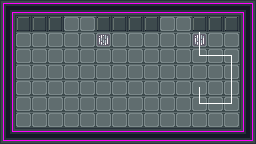

Tiled map render using the project's own tile images. Description and the whole map definition, tile-layer contents included, below:
An orthogonal 16x9 tile map with 16x16 px tiles, 2 tile layers (Art, Circuit 1), 1 hidden layer not drawn, 3 tilesets and 9 objects (2x Exit, 2x DoubleDoor, 2x Lock, Player, Laser, ...).

<map version="1.2" tiledversion="1.3.1" orientation="orthogonal" renderorder="right-down" compressionlevel="0" width="16" height="9" tilewidth="16" tileheight="16" infinite="0" nextlayerid="8" nextobjectid="22">
 <properties>
  <property name="Gates">Apply H on qubit 16.
Apply Translate
on (qucell 16, vec2 (6, 0))
if value (qubit 16).
Apply X on qubit 16
if value (qucell 16) = cell (6, 2).</property>
 </properties>
 <tileset firstgid="1" source="../tilesets/industrial-sprite-sheet-DeadEnd-LMZ.tsx" />
 <tileset firstgid="205" source="../tilesets/sprites.tsx" />
 <tileset firstgid="212" source="../tilesets/wire_tileset.tsx" />
 <layer id="1" name="Art" width="16" height="9">
  <data encoding="csv">
4,6,6,6,6,6,6,6,6,6,6,6,6,6,6,5,
7,30,30,30,21,21,30,30,30,30,21,21,30,30,30,7,
7,21,21,21,21,21,190,21,21,21,21,21,190,21,21,7,
7,21,21,21,21,21,21,21,21,21,21,21,21,21,21,7,
7,21,21,21,21,21,21,21,21,21,21,21,21,21,21,7,
7,21,21,21,21,21,21,21,21,21,21,21,21,21,21,7,
7,21,21,21,21,21,21,21,21,21,21,21,21,21,21,7,
7,21,21,21,21,21,21,21,21,21,21,21,21,21,21,7,
16,6,6,6,6,6,6,6,6,6,6,6,6,6,6,17
</data>
 </layer>
 <layer id="6" name="Circuit 1" width="16" height="9">
  <properties>
   <property name="Controls" value="activeCell (12, 2)" />
  </properties>
  <data encoding="csv">
0,0,0,0,0,0,0,0,0,0,0,0,0,0,0,0,
0,0,0,0,0,0,0,0,0,0,0,0,0,0,0,0,
0,0,0,0,0,0,0,0,0,0,0,0,221,0,0,0,
0,0,0,0,0,0,0,0,0,0,0,0,217,223,213,0,
0,0,0,0,0,0,0,0,0,0,0,0,0,0,221,0,
0,0,0,0,0,0,0,0,0,0,0,0,216,0,221,0,
0,0,0,0,0,0,0,0,0,0,0,0,217,223,218,0,
0,0,0,0,0,0,0,0,0,0,0,0,0,0,0,0,
0,0,0,0,0,0,0,0,0,0,0,0,0,0,0,0
</data>
 </layer>
 <layer id="2" name="Collision" width="16" height="9" visible="0">
  <properties>
   <property name="Collision" type="bool" value="true" />
  </properties>
  <data encoding="csv">
101,101,101,101,101,101,101,101,101,101,101,101,101,101,101,101,
101,101,101,101,0,0,101,101,101,101,0,0,101,101,101,101,
101,0,0,0,0,0,0,0,0,0,0,0,0,0,0,101,
101,0,0,0,0,0,0,0,0,0,0,0,0,0,0,101,
101,0,0,0,0,0,0,0,0,0,0,0,0,0,0,101,
101,0,0,0,0,0,0,0,0,0,0,0,0,0,0,101,
101,0,0,0,0,0,0,0,0,0,0,0,0,0,0,101,
101,0,0,0,0,0,0,0,0,0,0,0,0,0,0,101,
101,101,101,101,101,101,101,101,101,101,101,101,101,101,101,101
</data>
 </layer>
 <objectgroup id="3" name="Objects">
  <object id="1" name="Exit" type="Exit" x="160" y="16" width="32" height="16" />
  <object id="20" name="Exit" type="Exit" x="64" y="16" width="32" height="16" />
  <object id="2" name="Player" type="Player" gid="205" x="112" y="96" width="16" height="16" />
  <object id="3" name="DoubleDoor" type="DoubleDoor" gid="211" x="160" y="32" width="32" height="16">
   <properties>
    <property name="Controls" value="activeCell (12, 2)" />
   </properties>
  </object>
  <object id="18" name="DoubleDoor" type="DoubleDoor" gid="211" x="64" y="32" width="32" height="16">
   <properties>
    <property name="Controls" value="activeCell (6, 2)" />
   </properties>
  </object>
  <object id="14" name="X Laser Left" type="Laser" gid="206" x="192" y="96" width="32" height="32">
   <properties>
    <property name="Controls" value="activeCell (12, 2)" />
    <property name="Direction" value="Left" />
    <property name="Gate" value="X" />
   </properties>
  </object>
  <object id="16" name="Quball" type="Quball" gid="209" x="96" y="48" width="16" height="16" />
  <object id="17" name="Lock 1" type="Lock" gid="207" x="192" y="32" width="16" height="16">
   <properties>
    <property name="Code" value="1" />
    <property name="Controls" value="activeCell (12, 2)" />
   </properties>
  </object>
  <object id="19" name="Lock 1" type="Lock" gid="207" x="96" y="32" width="16" height="16">
   <properties>
    <property name="Code" value="1" />
    <property name="Controls" value="activeCell (6, 2)" />
   </properties>
  </object>
 </objectgroup>
</map>
